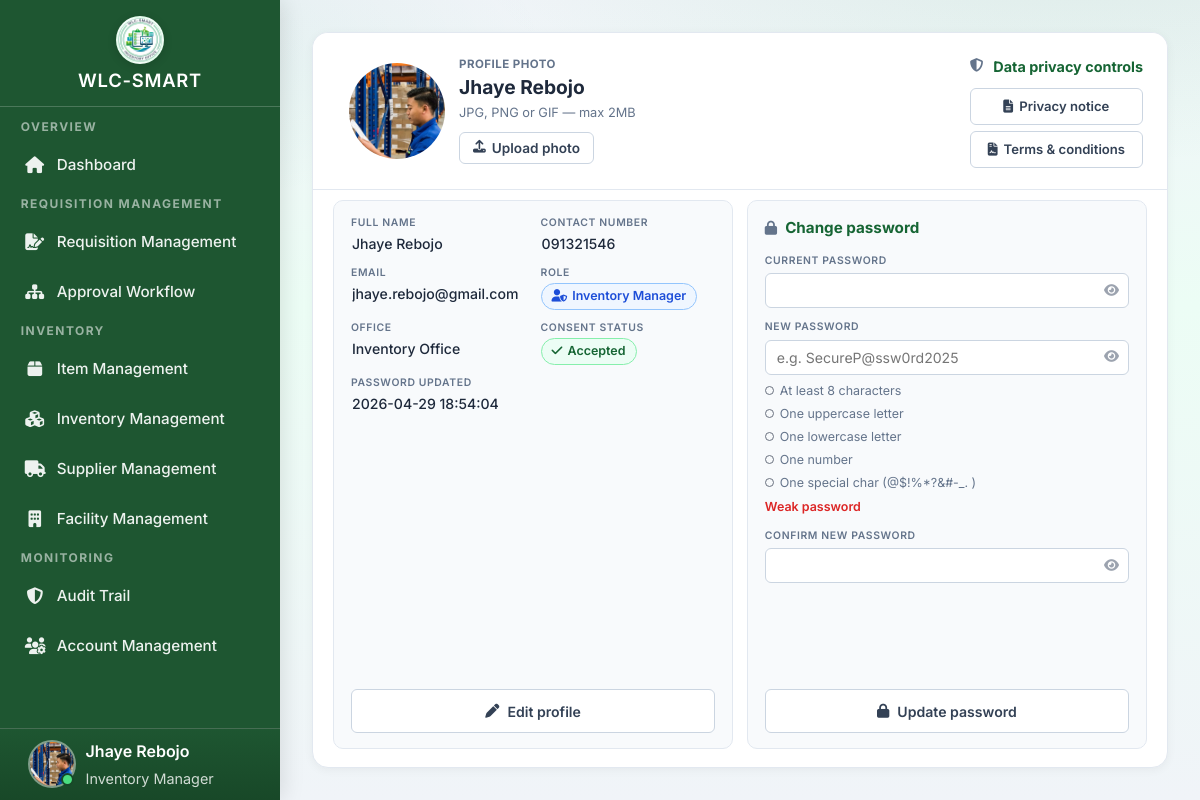
The page /public/pages/my_profile.php (signed in) on the database as committed earlier.
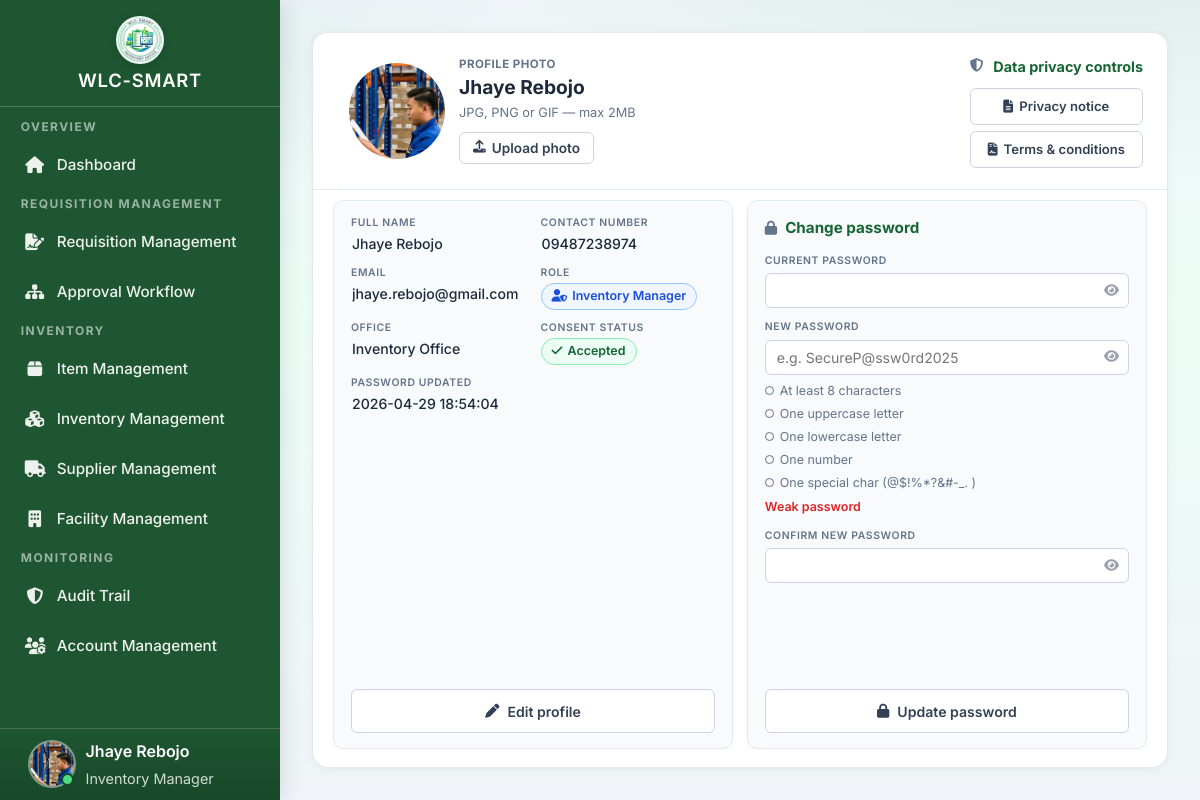
The same page on the database as committed later.
### tables this page shows
CREATE TABLE `user` (
  `user_id` int(11) NOT NULL,
  `Email` varchar(191) NOT NULL COMMENT 'Login email (kept as Email for backward compatibility)',
  `password` varchar(255) NOT NULL COMMENT 'Store hashed password (bcrypt/argon2)',
  `role` enum('Inventory Manager','Dean','Laboratory Manager','Comptroller','President','Employee','User','GSD officer') NOT NULL DEFAULT 'User',
  `failed_attempts` tinyint(3) UNSIGNED NOT NULL DEFAULT 0 COMMENT 'Failed login counter',
  `lock_time` datetime DEFAULT NULL COMMENT 'When account lock was triggered',
  `created_at` datetime NOT NULL DEFAULT current_timestamp() COMMENT 'Record creation timestamp',
  `updated_at` datetime NOT NULL DEFAULT current_timestamp() ON UPDATE current_timestamp() COMMENT 'Last profile/account update',
  `deleted_at` datetime DEFAULT NULL COMMENT 'Soft-delete timestamp',
  `office_id` int(11) DEFAULT NULL,
  `photo_url` varchar(500) DEFAULT NULL COMMENT 'Profile photo URL/path',
  `full_name` varchar(150) DEFAULT NULL COMMENT 'User full name for profile/UI',
  `contact_number` varchar(20) DEFAULT NULL COMMENT 'Mobile/telephone number',
  `has_consented` tinyint(1) NOT NULL DEFAULT 0 COMMENT 'Accepted Privacy Notice + T&C',
  `consent_version` varchar(10) DEFAULT NULL COMMENT 'Policy version accepted (e.g., 2026-01)',
  `consent_date` datetime DEFAULT NULL COMMENT 'When consent was given',
  `last_login` datetime DEFAULT NULL COMMENT 'Most recent successful login',
  `account_status` enum('active','disabled','locked') NOT NULL DEFAULT 'active' COMMENT 'Account lifecycle state',
  `password_updated_at` datetime DEFAULT NULL COMMENT 'Last password change date',
  `remember_token` varchar(255) DEFAULT NULL COMMENT 'Persistent-login/session token hash'
);

CREATE TABLE `offices` (
  `office_id` int(11) NOT NULL,
  `office_name` varchar(100) NOT NULL,
  `type` enum('Academics','Administrative','Executive') NOT NULL,
  `photo_url` varchar(255) DEFAULT NULL,
  `default_lab_manager_user_id` int(11) DEFAULT NULL
);

### app/view_models/my_profile_page.php (called while the page is built, shortened)
<?php
function my_profile_page_view_model(PDO $db, int $userId): array
{
    $sidebarUser = my_profile_fetch_sidebar_user($db, $userId);
    $profileFallback = my_profile_fetch_profile_row($db, $userId);
    $roleLc = strtolower(trim((string)($sidebarUser['role'] ?? '')));
    $email = (string)($sidebarUser['Email'] ?? '');
    $displayName = (string)($sidebarUser['full_name'] ?? '');
    return [
        'sidebarUser' => $sidebarUser,
        'profileFallback' => $profileFallback,
        'email' => $email,
        'displayName' => $displayName,
        'initials' => strtoupper(substr($displayName, 0, 1)),
        'initialPhotoUrl' => (string)($sidebarUser['photo_url'] ?? ''),
        'profileNavItems' => my_profile_nav_items_for_role($roleLc),
    ];
}
function my_profile_fetch_sidebar_user(PDO $db, int $userId): array
{
    $stmt = $db->prepare('SELECT Email, role, photo_url, full_name FROM user WHERE user_id = ?');
    $stmt->execute([$userId]);
    $row = $stmt->fetch(PDO::FETCH_ASSOC);
    return is_array($row) ? $row : [];
}
function my_profile_fetch_profile_row(PDO $db, int $userId): array
{
    $stmt = $db->prepare(
        'SELECT u.full_name, u.contact_number, u.password_updated_at, u.has_consented, u.consent_version, '
        . 'd.`office_name` AS office_name '
        . 'FROM user u '
        . 'LEFT JOIN offices d ON d.office_id = u.office_id '
        . 'WHERE u.user_id = ? LIMIT 1'
    );
    $stmt->execute([$userId]);
    $row = $stmt->fetch(PDO::FETCH_ASSOC);
    return is_array($row) ? $row : [];
}
function my_profile_nav_items_for_role(string $roleLc): array
{
    $myProfile = ['href' => 'my_profile.php', 'icon' => 'fa-user', 'label' => 'My Profile', 'active' => true];
    return [
        ['href' => 'dashboard.php', 'icon' => 'fa-home', 'label' => 'Dashboard'],
        ['href' => 'requisition_management.php', 'icon' => 'fa-file-signature', 'label' => 'Requisition Management'],
        ['href' => 'requisition_status.php', 'icon' => 'fa-bars-progress', 'label' => 'Status'],
        ['href' => 'audit_trail.php', 'icon' => 'fa-shield-alt', 'label' => 'Audit Trail'],
        $myProfile,
        ['href' => 'account_management.php', 'icon' => 'fa-users-cog', 'label' => 'Account Management'],
        ['href' => 'facility_management.php', 'icon' => 'fa-building', 'label' => 'Facility Management'],
        ['href' => 'item_management.php', 'icon' => 'fa-box', 'label' => 'Item Management'],
        ['href' => 'inventory_management.php', 'icon' => 'fa-cubes', 'label' => 'Inventory Management'],
        ['href' => 'supplier_management.php', 'icon' => 'fa-truck', 'label' => 'Supplier Management'],
    ];
}

### public/pages/my_profile.php (the view, shortened to what the rows shown need)
<?php
require_once __DIR__ . '/partials/session_access_guard.php';
require_once __DIR__ . '/../../app/view_models/my_profile_page.php';
$db = Database::connect();
extract(
    my_profile_page_view_model($db, (int)$_SESSION['user_id']),
    EXTR_SKIP
);
?>
<!DOCTYPE html>
<html lang="en">
<head>
  <link rel="stylesheet" href="../assets/css/dashboard.css?v=wlc33">
  <link rel="stylesheet" href="../assets/css/loading.css">
  <link rel="stylesheet" href="https://cdnjs.cloudflare.com/ajax/libs/font-awesome/6.5.0/css/all.min.css">
  <link rel="stylesheet" href="../assets/css/my_profile.css?v=wlc6">
</head>
<body id="myProfilePage"
      data-api-url="../../app/api/my_profile.php">
  <?php
  $roleLc = strtolower(trim((string)($sidebarUser['role'] ?? '')));
  if (in_array($roleLc, ['inventory manager', 'inventory_manager'], true)) {
      $imActivePage = 'my_profile.php';
      require __DIR__ . '/partials/inventory_manager_sidebar.php';
  }
  ?>
  <main class="main-content">
    <div class="profile-wrap">
      <div class="profile-card profile-card--unified">
        <header class="profile-card-header">
          <div class="profile-header-main">
            <div class="profile-header-media">
              <div class="photo-preview" id="photoPreviewWrap">
                <img id="profilePhotoImg" alt="Profile Photo" style="<?php echo $initialPhotoUrl !== '' ? '' : 'display:none;'; ?>" src="<?php echo $initialPhotoUrl !== '' ? '../' . htmlspecialchars($initialPhotoUrl) : ''; ?>">
              </div>
              <div class="profile-header-details">
                <p class="profile-header-label">Profile Photo</p>
                <p class="profile-header-name" id="profileHeaderName"><?php echo htmlspecialchars($displayName); ?></p>
                <p class="profile-header-hint">JPG, PNG or GIF — max 2MB</p>
                <div class="photo-actions">
                  <button id="uploadPhotoBtn" type="button" class="profile-btn profile-btn-outline">
                  </button>
                </div>
              </div>
            </div>
            <div class="profile-header-privacy">
              <h2 class="profile-section-title profile-section-title--header profile-privacy-title">
                <i class="fas fa-shield-alt" aria-hidden="true"></i>
                Data privacy controls
              </h2>
            </div>
          </div>
        </header>
        <section class="profile-section profile-section--info">
          <div class="profile-info-split">
            <div class="profile-info-card profile-info-card--details">
                <div class="profile-grid profile-grid--fields">
                  <div class="profile-field">
                    <label class="profile-label" for="full_name">Full Name</label>
                    <input id="full_name" class="profile-input profile-input--display" type="text" value="<?php echo htmlspecialchars((string)($profileFallback['full_name'] ?? '')); ?>" disabled>
                  </div>
                  <div class="profile-field">
                    <label class="profile-label" for="contact_number">Contact Number</label>
                    <input id="contact_number" class="profile-input profile-input--display" type="tel" inputmode="numeric" maxlength="11" value="<?php echo htmlspecialchars((string)($profileFallback['contact_number'] ?? '')); ?>" disabled>
                  </div>
                  <div class="profile-field">
                    <label class="profile-label" for="email">Email</label>
                    <input id="email" class="profile-input profile-input--display" type="email" value="<?php echo htmlspecialchars($email); ?>" disabled placeholder="name@domain.com">
                  </div>
                  <div class="profile-field">
                    <span class="badge badge-role" id="role_badge">
                      <i class="fas fa-user-shield" aria-hidden="true"></i>
                      <span id="role_text"><?php echo htmlspecialchars((string)($sidebarUser['role'] ?? '')); ?></span>
                    </span>
                  </div>
                  <div class="profile-field">
                    <label class="profile-label" for="office">Office</label>
                    <input id="office" class="profile-input profile-input--display profile-readonly" readonly value="<?php echo htmlspecialchars((string)($profileFallback['office_name'] ?? '')); ?>">
                  </div>
                  <div class="profile-field profile-field--full">
                    <label class="profile-label" for="password_updated_at">Password Updated</label>
                    <input id="password_updated_at" class="profile-input profile-input--display profile-readonly" readonly value="<?php echo htmlspecialchars((string)($profileFallback['password_updated_at'] ?? '')); ?>">
                  </div>
                </div>
            </div>
            <div class="profile-info-card profile-info-card--password">
                <h2 class="profile-section-title">
                  <i class="fas fa-lock" aria-hidden="true"></i>
                  Change password
                </h2>
            </div>
          </div>
        </section>
      </div>
    </div>
  </main>
</body>
</html>

### public/pages/partials/inventory_manager_sidebar.php (shortened to what the rows shown need)
<?php
$imUser = $user ?? $sidebarUser ?? [];
$imActivePage = isset($imActivePage) && is_string($imActivePage) && $imActivePage !== ''
    ? $imActivePage
    : basename((string)($_SERVER['SCRIPT_NAME'] ?? ''));
$imDisplayName = trim((string)($imUser['full_name'] ?? ''));
$imInitialSeed = $imDisplayName !== '' ? $imDisplayName : (string)($imUser['Email'] ?? 'U');
$imInitials = strtoupper(substr($imInitialSeed, 0, 1));
$imRoleLabel = ucfirst((string)($imUser['role'] ?? 'User'));
$imIsActive = static function (string $page) use ($imActivePage): string {
    return $page === $imActivePage ? ' active' : '';
};
?>
<aside class="sidebar" id="sidebar">
    <?php require __DIR__ . '/sidebar_brand_header.php'; ?>
    <nav>
        <ul class="sidebar-nav">
            <li class="sidebar-section">Overview</li>
            <li>
                <a href="dashboard.php" class="internal-link<?php echo $imIsActive('dashboard.php'); ?>">
                    <i class="fas fa-home"></i> <span>Dashboard</span>
                </a>
            </li>
            <li class="sidebar-section">Requisition Management</li>
            <li>
                <a href="requisition_management.php" class="internal-link<?php echo $imIsActive('requisition_management.php'); ?>" data-notification-key="inventory_review">
                    <i class="fas fa-file-signature"></i> <span>Requisition Management</span>
                </a>
            </li>
            <li>
                <a href="approval_workflow.php" class="internal-link<?php echo $imIsActive('approval_workflow.php'); ?>">
                    <i class="fas fa-sitemap"></i> <span>Approval Workflow</span>
                </a>
            </li>
            <li class="sidebar-section">Inventory</li>
            <li>
                <a href="item_management.php" class="internal-link<?php echo $imIsActive('item_management.php'); ?>">
                    <i class="fas fa-box"></i> <span>Item Management</span>
                </a>
            </li>
            <li>
                <a href="inventory_management.php" class="internal-link<?php echo $imIsActive('inventory_management.php'); ?>">
                    <i class="fas fa-cubes"></i> <span>Inventory Management</span>
                </a>
            </li>
            <li>
                <a href="supplier_management.php" class="internal-link<?php echo $imIsActive('supplier_management.php'); ?>">
                    <i class="fas fa-truck"></i> <span>Supplier Management</span>
                </a>
            </li>
            <li>
                <a href="facility_management.php" class="internal-link<?php echo $imIsActive('facility_management.php'); ?>">
                    <i class="fas fa-building"></i> <span>Facility Management</span>
                </a>
            </li>
            <li class="sidebar-section">Monitoring</li>
            <li>
                <a href="audit_trail.php" class="internal-link<?php echo $imIsActive('audit_trail.php'); ?>">
                    <i class="fas fa-shield-alt"></i> <span>Audit Trail</span>
                </a>
            </li>
            <li>
                <a href="account_management.php" class="internal-link<?php echo $imIsActive('account_management.php'); ?>">
                    <i class="fas fa-users-cog"></i> <span>Account Management</span>
                </a>
            </li>
        </ul>
    </nav>
    <div class="sidebar-footer">
        <div class="user-profile">
            <div class="user-avatar">
                <?php if (!empty($imUser['photo_url'])): ?>
                    <img src="../<?php echo htmlspecialchars((string)$imUser['photo_url']); ?>" alt="Profile Photo" class="user-avatar-img">
                <?php else: ?>
                    <div class="user-avatar-initials"><?php echo htmlspecialchars($imInitials); ?></div>
                <?php endif; ?>
                <span class="status-dot" title="Online" aria-label="Online"></span>
            </div>
            <div class="user-details">
                <h4><?php echo htmlspecialchars($imDisplayName); ?></h4>
                <p class="user-role"><?php echo htmlspecialchars($imRoleLabel); ?></p>
            </div>
        </div>
    </div>
</aside>

Rows that differ between the two databases and show on the page:
changed user "Jhaye Rebojo": contact_number "091321546" → "09487238974"
